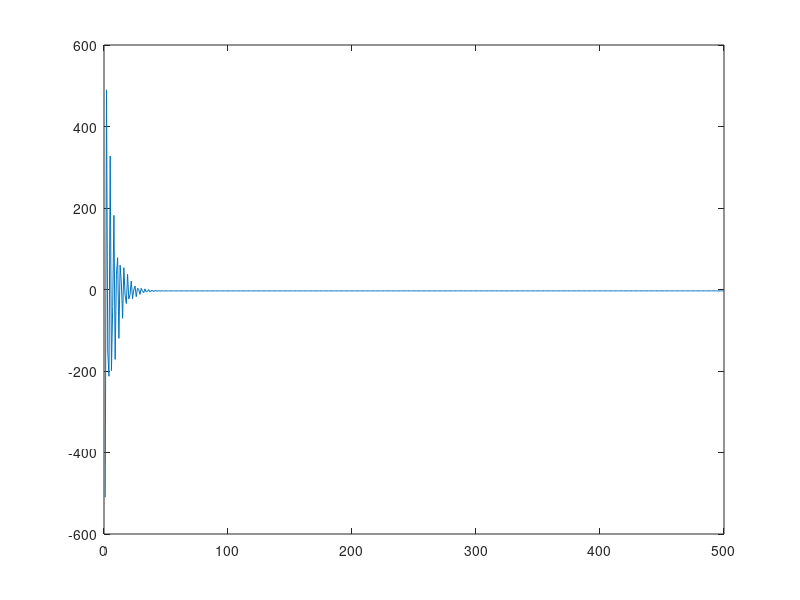
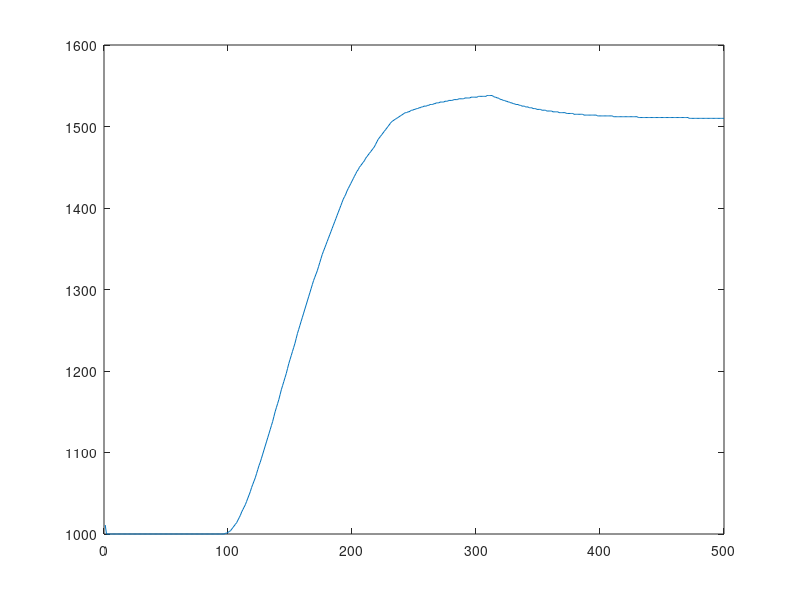

The MATLAB source for these figures, in order:
% this script tests the effect of computing a control signal via z
% transform on the entire controller in one step vs series connection of
% discrete lead followed by discrete lag

%% setup

clear;
clc;

PW_STOP = 1510;
PW_MIN = 1000;
PW_MAX = 2000;
u_k_min = PW_MIN - PW_STOP;
u_k_max = PW_MAX - PW_STOP;

r_k = 2700; % reference rpm value
rpm = 3700; % initial rpm value
K = 5; % controller gain
lead_z = 5.602; % lead zero
lead_p = 11.43; % lead pole
lag_z = .9487; % lag zero
lag_p = .09487; % lag pole
Ts = .02;
T_final = 10;

Ts = .02;
K = 5;
lead_z = 5.602;
lead_p = 11.43;
lead_A = K*(lead_z+2/Ts)/(lead_p+2/Ts)
lead_B = K*(lead_z-2/Ts)/(lead_p+2/Ts)
lead_C = (lead_p-2/Ts)/(lead_p+2/Ts)
lag_z = .9487;
lag_p = .09487;
lag_A = (lag_z+2/Ts)/(lag_p+2/Ts)
lag_B = (lag_z-2/Ts)/(lag_p+2/Ts)
lag_C = (lag_p-2/Ts)/(lag_p+2/Ts)

u_k = 0;
u_k1 = 0;
u_k2 = 0;
e_k2 = 0;
e_k = 0;
e_k1 = 0;

u_ks = zeros(T_final/Ts, 1);

%% combined lead-lag

for i = 1:T_final/Ts
    e_k = r_k - rpm;
    u_k = (K * ((1+Ts/2*lead_z)*(1+Ts/2*lag_z)*e_k + (-2+Ts^2/2*lead_z*lag_z)*e_k1 + (1-Ts/2*lead_z)*(1-Ts/2*lag_z)*e_k2) - (1+Ts/2*lead_p)*(1+Ts/2*lag_p)*u_k1 - (1-Ts/2*lead_p)*(1-Ts/2*lag_p)*u_k2) / ((1+Ts/2*lead_p)*(1+Ts/2*lag_p));
    u_k = max(min(u_k, u_k_max), u_k_min);
    rpm = rpm + u_k*.6239*Ts;
    
    e_k2 = e_k1;
    e_k1 = e_k;
    u_k2 = u_k1;
    u_k1 = u_k;
    u_ks(i) = u_k;
end

figure(1);
plot(u_ks);

%% series lead-lag

lead_u_k = 0;
lead_u_k1 = 0;

for i = 1:T_final/Ts
    e_k = r_k - rpm;
    lead_u_k = floor(lead_A*e_k + lead_B*e_k1 - lead_C*lead_u_k1);
    u_k = floor(lag_A*lead_u_k + lag_B*lead_u_k1 - lag_C*u_k1);
    u_k = max(min(u_k, u_k_max), u_k_min);
    rpm = rpm + u_k*.6239*Ts;
    
    e_k1 = e_k;
    lead_u_k1 = lead_u_k;
    u_k1 = u_k;
    u_ks(i) = u_k;
end

figure(2);
plot(u_ks + PW_STOP);